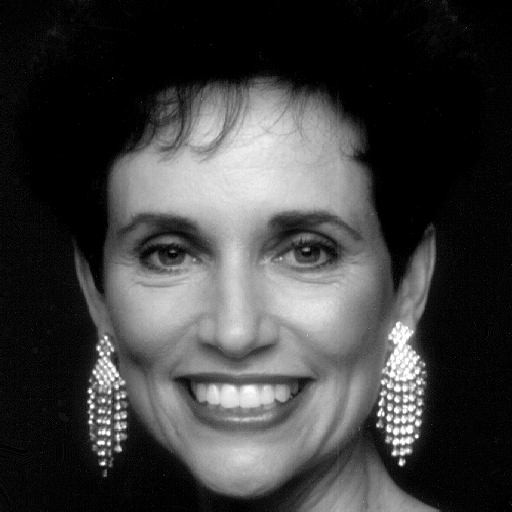
%> input picture Image-processing-Project3/Fig0427(a)(woman).tif, 512 x 512 px
$ octave NO3.m   (GNU Octave 9; MATLAB toolbox functions it lacks are replaced by stand-ins)
%> lines starting %> are read from the running program, lines starting %| are printed output that depends on the picture
clear;
clc;
I=imread('Fig0427(a)(woman).tif');
%> I is the input picture: size 512x512 uint8; min 0, max 255, mean 62.2
J = fft2(I);
J=fftshift(J);
[M N]=size(I);
%> M = 512; N = 512
D0=80;
x=0:N-1;
%> x = 512 values from 0 to 511
y=0:M-1;
%> y = 512 values from 0 to 511
[x y]=meshgrid(x,y);
cx=0.5*N;
%> cx = 256
cy=0.5*M;
%> cy = 256
lowpass=exp(-((x-cx).^2+(y-cy).^2)./(2*D0).^2);
J=J.*lowpass;
J1=ifftshift(J);
B1=ifft2(J1);
figure(1);imshow(abs(B1),[]);
title('low pass filtered image');


%begin zero padding
J = fft2(I);
J=fftshift(J);
[M N]=size(J);
D0=80;
x=0:N-1;
y=0:M-1;
[x y]=meshgrid(x,y);
cx=0.5*N;
cy=0.5*M;
lowpass=exp(-((x-cx).^2+(y-cy).^2)./(2*D0).^2);
JJ=[];
LO=[];
for i=1:M+N-1
    for k=1:M+N-1
    JJ(i,k) =0;
    LO(i,k) =0;
    end
end
%> JJ: size 1023x1023 double; every value is 0
JJ;
LO;
for i=1:512
    for k=1:512
   JJ(i,k)=J(i,k);
   LO(i,k)=lowpass(i,k);
    end
end
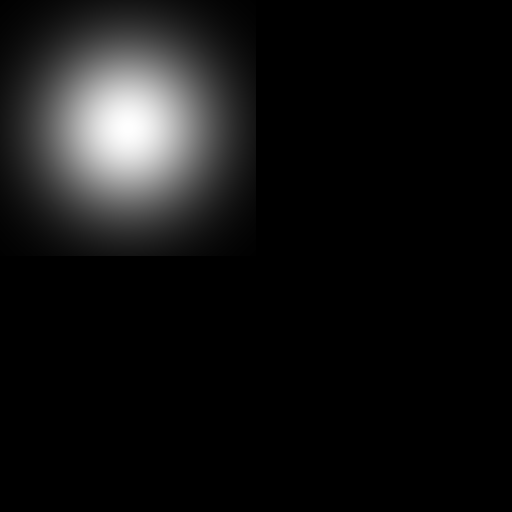
%> LO: size 1023x1023 double (shown at 1/2 size); min 0, max 1, mean 0.0733
JJ=JJ.*LO;
JJ=ifftshift(JJ);
B11=ifft2(JJ);
figure(2);imshow(abs(B11),[]);
%> after `imshow(abs(B11),[])`:
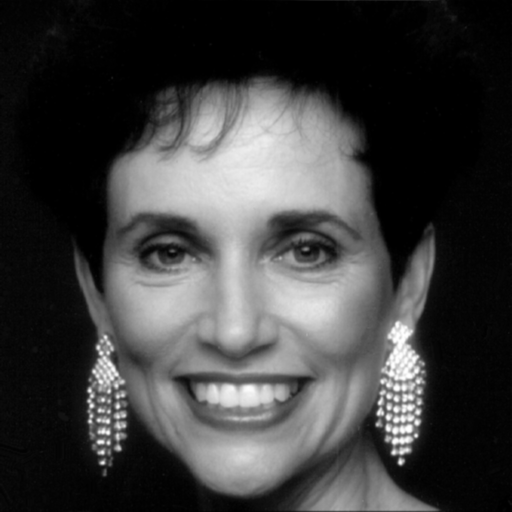
%> displayed picture: size 1023x1023, on the screen's scale of 0 to 255 (shown at 1/2 size); min 0, max 255, mean 62.2
title('low pass filtered image with zero padding ');
